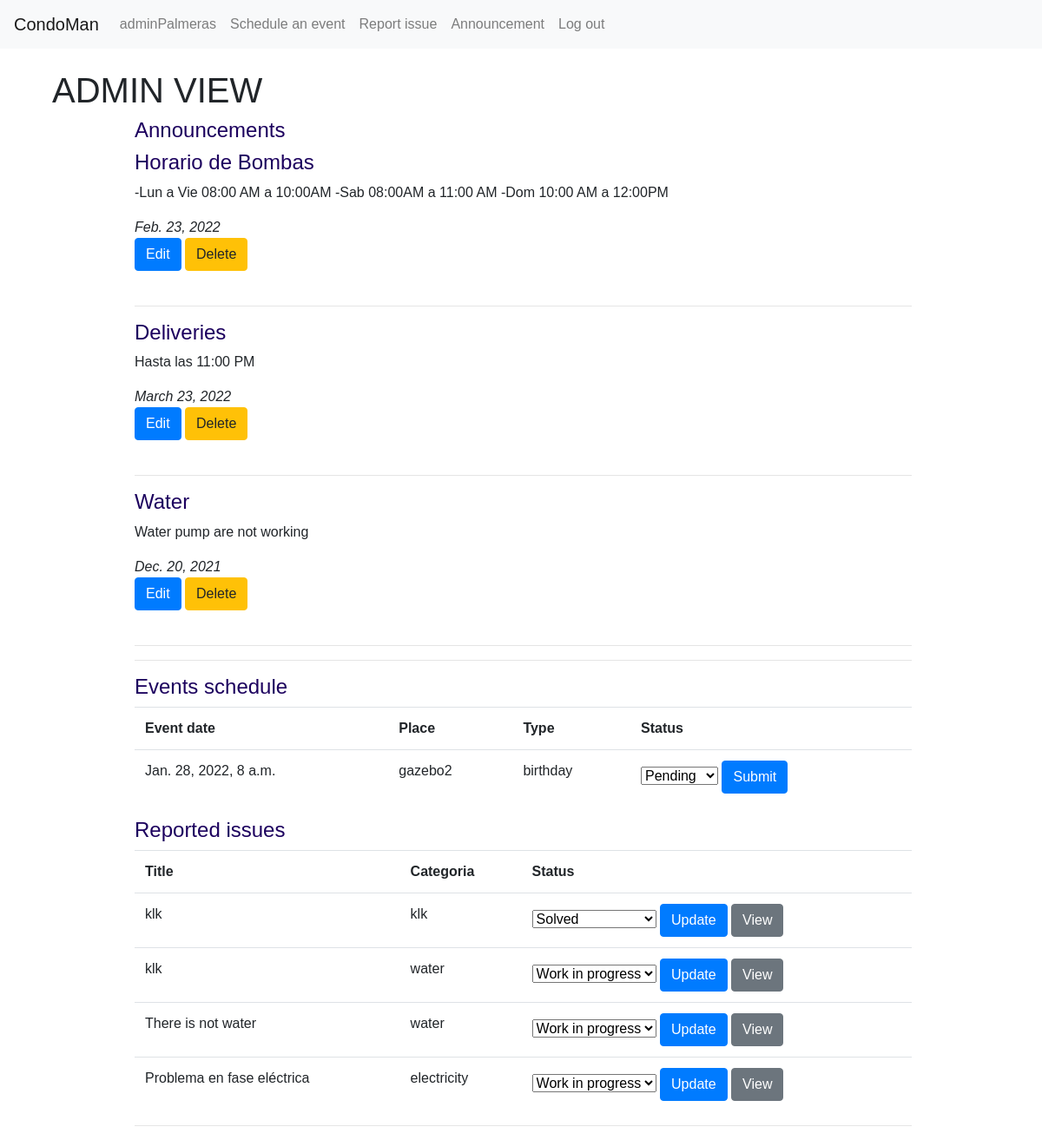
The app's page / (signed in), older data.
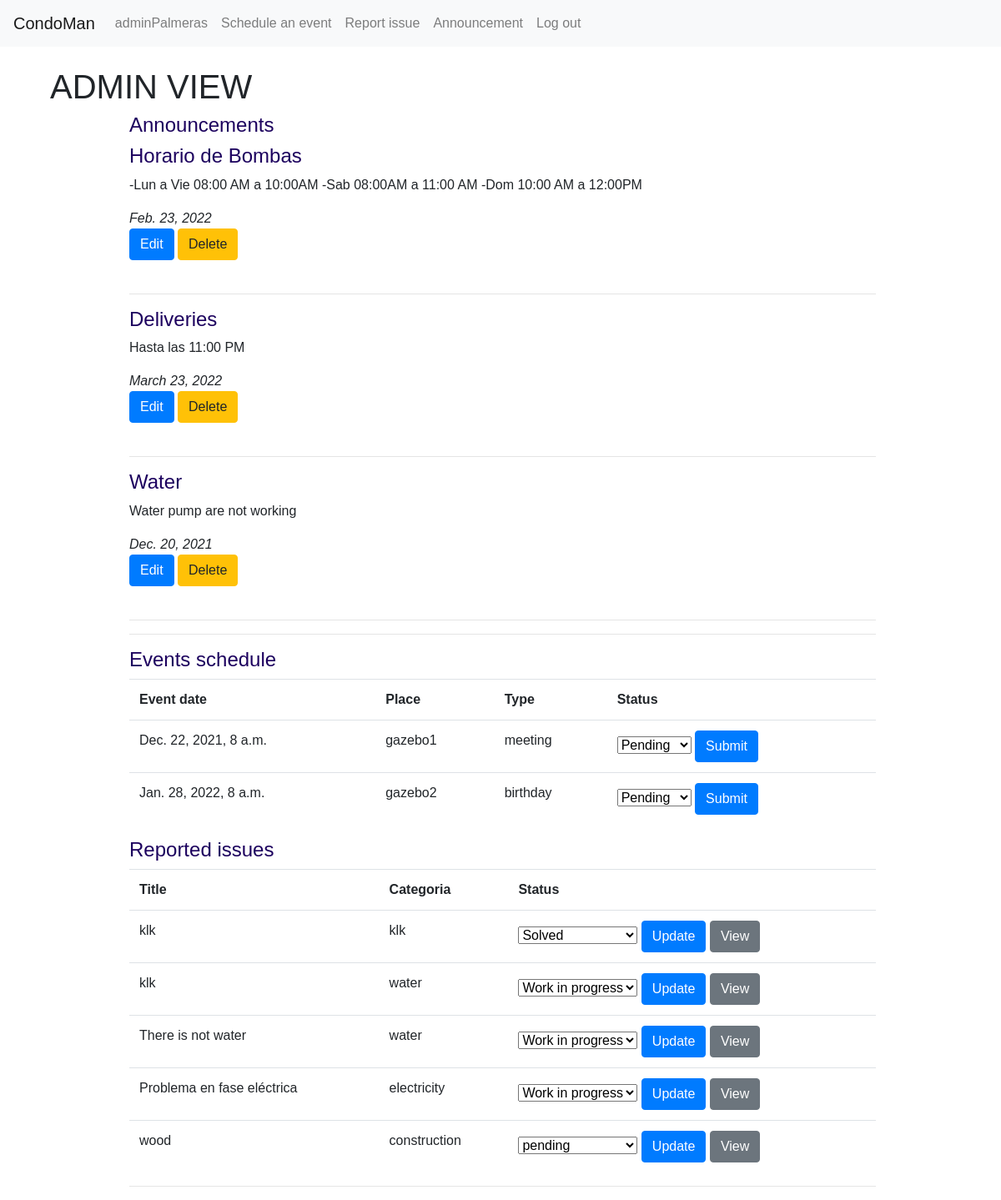
The same page, newer data.
### building/models.py (models this page shows, shortened)
class Announcement(models.Model):
    profile = models.ForeignKey("Profile", on_delete=models.CASCADE, related_name="announcer")
    title = models.CharField(max_length=255)
    content = models.CharField(max_length=20000, blank=True)
    valid_date = models.DateField()
    submited = models.DateTimeField(auto_now=True)

class Events(models.Model):
    profile = models.ForeignKey("Profile", on_delete=models.CASCADE, related_name="events")
    event_date = models.DateTimeField()
    submited = models.DateTimeField(auto_now_add=True)
    place = models.CharField(max_length=64)
    type_of_event = models.CharField(max_length=64)
    status = models.CharField(max_length=64)

class Issues(models.Model):
    title = models.CharField(max_length=255)
    categoria = models.CharField(max_length=128)
    description = models.CharField(max_length=20000)
    status = models.CharField(max_length=96)
    reported_by = models.ForeignKey("Profile", on_delete=models.CASCADE, related_name="reporter")
    reported_date = models.DateTimeField(auto_now=True)
    signed_by = models.ForeignKey("Profile", on_delete=models.CASCADE, related_name="signer", null=True, blank=True)
    signed_date = models.DateTimeField(null=True, blank=True)

### building/views.py (the view, shortened to what this page needs)
# urls.py: path("", views.index, name="index"),
def index(request):
    if request.user.is_authenticated:
        user = User.objects.get(pk=request.user.id)
        profile = Profile.objects.get(user=user)
        today = date.today()
        if profile.role == "admin":
            eventos = Events.objects.filter(status = "Pending").order_by("event_date")
            days = datetime.timedelta(30)
            today = today - days
            announces = Announcement.objects.filter(valid_date__gte = today  )
            issues = Issues.objects.filter(~Q(status = "solved"))
            return render(request, "building/homeadmin.html", {"events": eventos, "announces": announces, "issues": issues })
    else:
        return HttpResponseRedirect(reverse("login"))

### building/templates/building/homeadmin.html (shortened to what this page needs)
{% extends "building/layout.html" %}
{% block body %}
<h1> ADMIN VIEW</h1>
    <div id="building">
    <div id="home">
        <div style="border: 2%;">
            <h4> Announcements  </h4>
            {% for announce in announces%}
            <div id="announce{{announce.id}}">
                <h4> {{ announce.title}} </h4>
                <p> {{ announce.content }}</p>
                <em> {{ announce.valid_date }}</em><br>
                <input type="button" class="btn btn-primary"  value="Edit" onclick="announce_edit( {{ announce.id }})" />
                <input type="button" class="btn btn-warning"  value="Delete" onclick="announce_delete( {{ announce.id}})" />
                <br>
                <br>
                <hr>
            </div>
            {% endfor%}
        </div>
        <hr>
        <h4> Events schedule</h4>
            <table class="table">
                <tr>
                    <th>Event date</th>
                    <th>Place</th>
                    <th>Type</th>
                    <th>Status</th>
                </tr>
                {% for event in events%}
                    <tr id="row{{ event.id }}">
                        <td>{{ event.event_date }}</td>
                        <td>{{ event.place }}</td>
                        <td>{{ event.type_of_event }}</td>
                        <td>
                            <select id="event{{ event.id }}" name="event{{ event.id }}">
                                <option value= {{ event.status }} >{{ event.status }}</option>
                            </select>
                            <input type="button" class="btn btn-primary"  value="Submit" onclick="event_update( {{ event.id }})" />
                        </td>
                    </tr>
            {% endfor%}
            </table>
        <h4> Reported issues</h4>
            <table class="table">
                <tr>
                    <th>Title</th>
                    <th>Categoria</th>
                    <th>Status</th>
                </tr>
                {% for issue in issues %}
                    <tr >
                        <td>{{ issue.title }}</td>
                        <td>{{ issue.categoria}}</td>
                        <td >
                            <select id="issue{{ issue.id }}" name="issue{{ issue.id }}">
                                <option value= {{ issue.status }} >{{ issue.status }}</option>
                            </select>
                            <input type="button" class="btn btn-primary"  value="Update" onclick="issue_update( {{ issue.id}} )" />
                            <input type="button" class="btn btn-secondary"  value="View" onclick="issue_view( {{ issue.id}} )" />
                        </td>
                    </tr>
            {% endfor%}
            </table>
    </div>
    <hr>
    </div>
{% endblock %}

Row changes from the older to the newer data that the page shows:
added Events: event_date "Dec. 22, 2021, 8 a.m.", place "gazebo1", type_of_event "meeting", status+id "Pending"
added Issues: title "wood", categoria "construction", status+id "pending"
